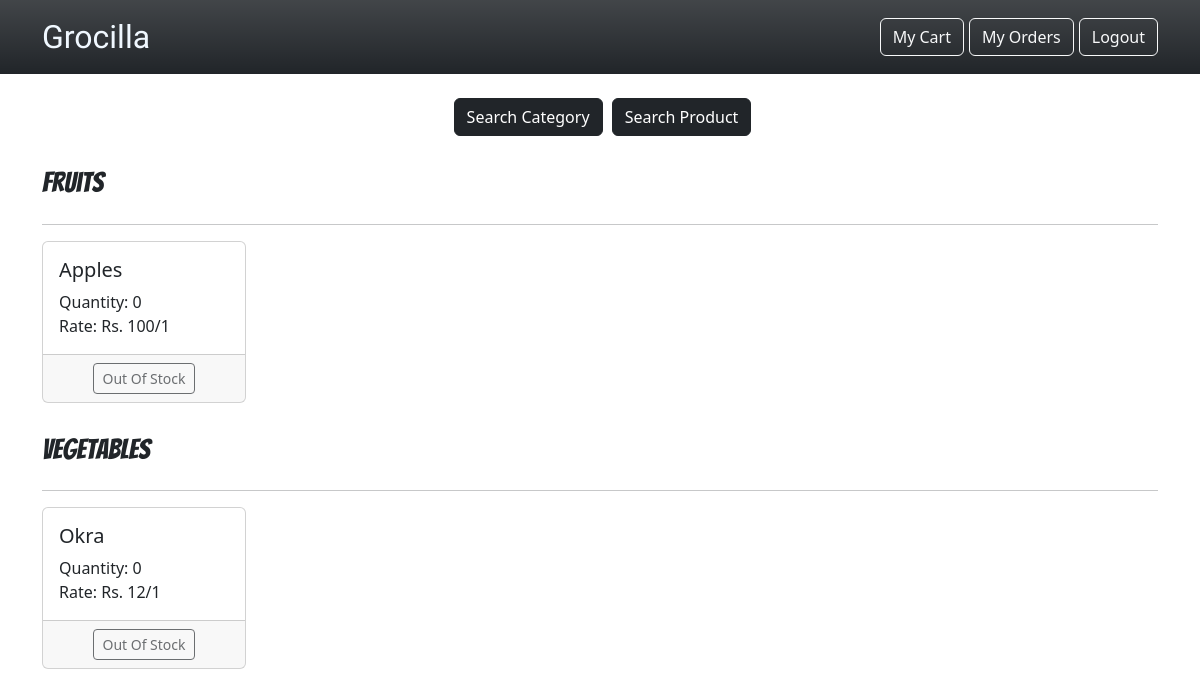
Screenshot of / (signed in) with the database file from the repository.
### webapp/models.py (models this page shows)
class Category(db.Model):
    __tablename__ = "categories"
    cid = db.Column(db.Integer, primary_key = True)
    cname = db.Column(db.String(150), unique=True)
    products = db.relationship("Product", backref = "category", cascade = "all, delete", passive_deletes = True)

class Product(db.Model):
    __tablename__ = "products"
    pid = db.Column(db.Integer, primary_key = True)
    pname = db.Column(db.String(50), unique=True)
    manf_date = db.Column(db.Date)
    exp_date = db.Column(db.Date)
    unit = db.Column(db.String(10))
    rateperunit = db.Column(db.Integer)
    quantity = db.Column(db.Integer)
    category_id = db.Column(db.Integer, db.ForeignKey("categories.cid", ondelete = "CASCADE"))
    bookings = db.relationship("Booking", backref = "product", cascade = "all, delete", passive_deletes = True)

### webapp/views.py (the view)
@views.route("/")
@user_required
@login_required
def user_dashboard():
    categories = Category.query.all()
    products = Product.query.all()
    return render_template("user_dashboard.html", user=current_user, categories = categories, products = products)

### webapp/views.py (called while the page is built)
def user_required(func):
    @wraps(func)
    def decorated_function(*args, **kwargs):
        if not current_user.is_authenticated:
            if current_user.role != 'user':
                flash('You need to be logged in as a user to access this page!', category='error')
                return redirect(url_for('auth.user_login'))
        return func(*args, **kwargs)
    return decorated_function

### webapp/templates/user_dashboard.html (shortened to what this page needs)
{% extends "user_base.html" %}
{% block body %}
<div class="text-center my-4" >
    <button class="btn btn-dark" style="margin-left: 5px" data-bs-toggle="modal" data-bs-target="#SearchCategoryModal">Search Category</button>
    <button class="btn btn-dark" style="margin-left: 5px" data-bs-toggle="modal" data-bs-target="#SearchProductModal">Search Product</button>
</div>
    {% for category in categories %}
    <div class="container mb-4">
        <div class="row">
            <h5 class="col-3" style="margin-top: 6px; font-family: 'Bangers';font-size: 28px;">{{ category["cname"] }}</h5>
        </div>
        <hr>
        <div class="row row-cols-2 row-cols-md-3 row-cols-lg-5  g-4">
            {% for product in category['products'] %}
            <div class="col">
                <div class="card h-100">
                <div class="card-body">
                    <h5 class="card-title">{{ product['pname'] }}</h5>
                    Quantity: {{ product['quantity'] }} <br>
                    Rate: Rs. {{ product['rateperunit'] }}/{{ product['unit'] }}
                </div>
                <div class="card-footer d-flex justify-content-center">
                    {% if product['quantity']>0 %}
                    <button class="btn btn-outline-dark btn-sm mx-2" type="button" data-bs-toggle="modal" data-bs-target="#{{ product['pid'] }}AddToCartModal"><i class="fa-solid fa-cart-plus"></i></button>
                    <div class="modal fade" id="{{ product['pid'] }}AddToCartModal">
                        <div class="modal-dialog modal-dialog-centered">
                            <div class="modal-content">
                                <div class="modal-header">
                                    <h1 class="modal-title fs-5">Add To Cart: {{ product['pname'] }}</h1>
                                    <button type="button" class="btn-close" data-bs-dismiss="modal" aria-label="Close"></button>
                                </div>
                                <form method = "POST", action = "/create/bookings/{{ category['cid'] }}/{{ product['pid'] }}">
                                    <div class="modal-body">
                                        <div class="form-floating mb-3">
                                            <input type="text" class="form-control" value='In Stock' id="Availability" readonly>
                                            <label for="Availability">Availability</label>
                                        </div>
                                        <div class="form-floating mb-3">
                                            <input type="number" class="form-control" id="Quantity" name="Quantity" min="1" max="{{ product['quantity'] }}" oninput="calculateTotal()">
                                            <label for="Quantity">Quantity</label>
                                        </div>
                                        <div class="form-floating mb-3">
                                            <input type="number" class="form-control" value="{{ product['rateperunit'] }}" id="Price" readonly>
                                            <label for="Price">Price</label>
                                        </div>
                                        <div class="form-floating mb-3">
                                            <input type="number" name="Total" class="form-control" value="document.getElementById('Quantity')*{{ product['rateperunit'] }}" id="Total" readonly>
                                            <label for="Total">Total</label>
                                            <script>
                                                function calculateTotal() {
                                                    // Get the quantity and price values from the form
                                                    const quantity = parseInt(document.getElementById('Quantity').value);
                                                    const price = parseInt(document.getElementById('Price').value);
                                                    // Calculate the total price
                                                    const totalPrice = quantity * price;
                                                    // Update the total price field in the form
                                                    document.getElementById('Total').value = totalPrice;
                                                }
                                                // Calculate total initially on page load
                                                calculateTotal();
                                            </script>
                                        </div>
                                    </div>
                                    <div class="modal-footer">
                                        <button type="button" class="btn btn-secondary" data-bs-dismiss="modal">Close</button>
                                        <button type="submit" class="btn btn-primary">Submit</button>
                                    </div>
                                </form>
                            </div>
                        </div>
                    </div>
                    {% else %}
                    <button class="btn btn-outline-dark btn-sm mx-2 " type="button" disabled>Out Of Stock</button>
                    {% endif %}
                </div>
                </div>
            </div>
            {% endfor %}
        </div>
    </div>
    {% endfor %}
{% endblock body %}

### rows the page displays
Category: cname "Fruits"
Product: pname "Apples", quantity "0", rateperunit "100", unit "1", shows "Out Of Stock"
Category: cname "Vegetables"
Product: pname "Okra", quantity "0", rateperunit "12", unit "1", shows "Out Of Stock"
